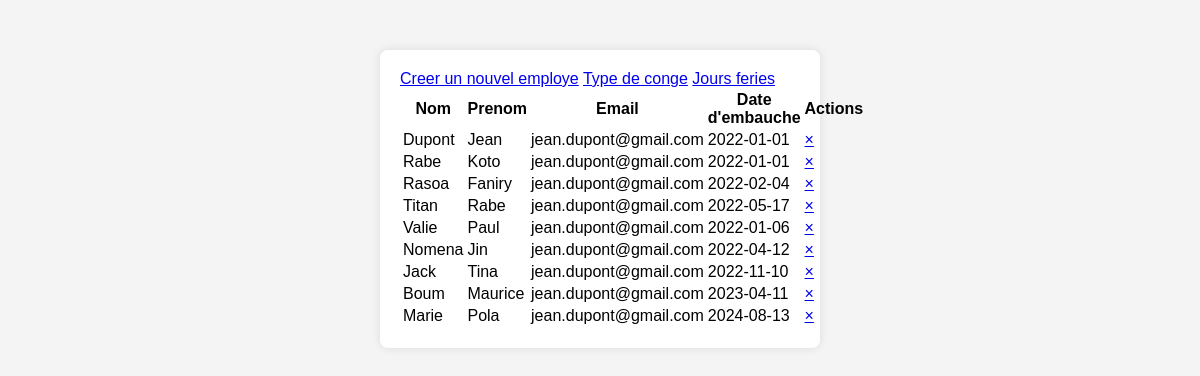
The page / on the database its author committed.
### tables this page shows
CREATE TABLE `personne` (
  `id` INT NOT NULL AUTO_INCREMENT,
  `nom` VARCHAR(255) NOT NULL,
  `prenom` VARCHAR(255) NOT NULL,
  `email` VARCHAR(255) NOT NULL,
  `date_embauche` DATE NOT NULL,
  `date_debauche` DATE NULL,
  PRIMARY KEY (`id`));

### index.php (called while the page is built)
<?php
include "config/connexion.php";
include "repository/Personne.php";
$personne=new Personne($conn);
$personnes=$personne->getPersonnes();
include "view/personne/index.php";

### repository/Personne.php (called while the page is built, shortened)
<?php
class Personne{
    private $conn;
    public function __construct($conn){
        $this->conn=$conn;
    }
    public function getPersonnes(){
        $sql="SELECT id as 'idp',nom,prenom,email,date_embauche
        FROM conge.personne
        where date_debauche is null;";
        $result=$this->conn->query($sql);
        $res=[];
        while($row=$result->fetch_assoc()){
            $res[]=$row;
        }
        return $res;
    }
}

### view/personne/index.php (the view, shortened to what this page needs)
<!DOCTYPE html>
<html lang="en">
<head>
    <link rel="stylesheet" href="styles.css">
</head>
<body>
    <div class="container">
        <a href="view/personne/new.php">Creer un nouvel employe</a>
        <a href="process/conge/liste_type.php">Type de conge</a>
        <a href="process/jour_ferie/liste.php">Jours feries</a>
        <table>
            <thead>
                <tr>
                    <th>Nom</th>
                    <th>Prenom</th>
                    <th>Email</th>
                    <th>Date d'embauche</th>
                    <th>Actions</th>
                </tr>
            </thead>
            <tbody>
            <?php
            foreach($personnes as $pers){
            ?>
                <tr>
                    <td><?php echo $pers["nom"]; ?></td>
                    <td><?php echo $pers["prenom"]; ?></td>
                    <td><?php echo $pers["email"]; ?></td>
                    <td><?php echo $pers["date_embauche"]; ?></td>
                    <td><a href="../../conge/process/personne/remove.php?idx=<?php echo $pers["idp"]; ?>">&times;</a></td>
                </tr>
            <?php
            }
            ?>
            </tbody>
        </table>
    </div>
</body>
</html>

### assets/styles.css (style rules this page uses)
body { font-family: Arial, sans-serif; background-color: #f4f4f4; margin: 0; padding: 0; }
.container { max-width: 400px; margin: 50px auto; padding: 20px; background-color: #fff; border-radius: 8px; box-shadow: 0 0 10px rgba(0, 0, 0, 0.1); }

### rows shown on the page
personne: nom "Dupont", prenom "Jean", email "jean.dupont@gmail.com", date_embauche "2022-01-01"
personne: nom "Rabe", prenom "Koto", email "jean.dupont@gmail.com", date_embauche "2022-01-01"
personne: nom "Rasoa", prenom "Faniry", email "jean.dupont@gmail.com", date_embauche "2022-02-04"
personne: nom "Titan", prenom "Rabe", email "jean.dupont@gmail.com", date_embauche "2022-05-17"
personne: nom "Valie", prenom "Paul", email "jean.dupont@gmail.com", date_embauche "2022-01-06"
personne: nom "Nomena", prenom "Jin", email "jean.dupont@gmail.com", date_embauche "2022-04-12"
personne: nom "Jack", prenom "Tina", email "jean.dupont@gmail.com", date_embauche "2022-11-10"
personne: nom "Boum", prenom "Maurice", email "jean.dupont@gmail.com", date_embauche "2023-04-11"
personne: nom "Marie", prenom "Pola", email "jean.dupont@gmail.com", date_embauche "2024-08-13"
